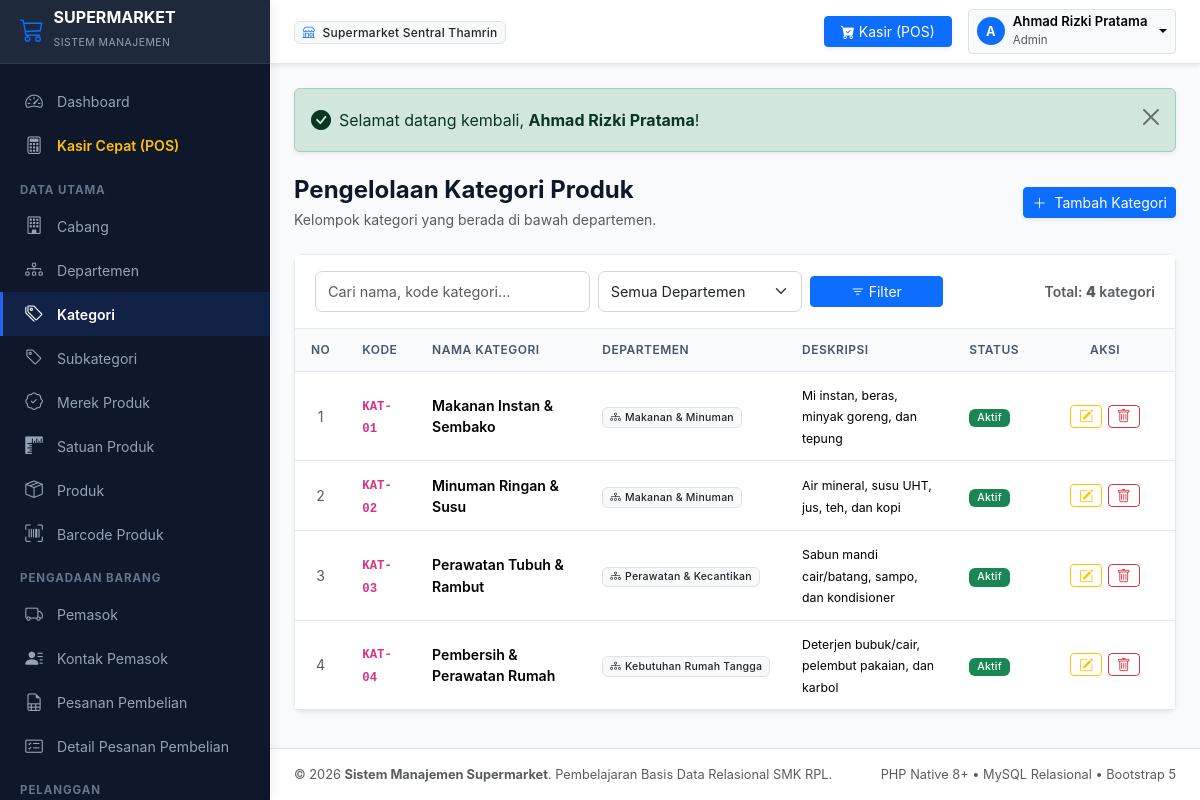
Screenshot of /modules/kategori/index.php (signed in) with the database file from the repository.
### tables this page shows
CREATE TABLE `kategori` (
    `id_kategori` INT AUTO_INCREMENT PRIMARY KEY,
    `id_departemen` INT NOT NULL,
    `kode_kategori` VARCHAR(20) NOT NULL UNIQUE,
    `nama_kategori` VARCHAR(100) NOT NULL,
    `deskripsi` TEXT DEFAULT NULL,
    `status` ENUM('aktif', 'nonaktif') NOT NULL DEFAULT 'aktif',
    INDEX `idx_kategori_departemen` (`id_departemen`),
    CONSTRAINT `fk_kategori_departemen` FOREIGN KEY (`id_departemen`) 
        REFERENCES `departemen` (`id_departemen`) ON UPDATE CASCADE ON DELETE RESTRICT
);

CREATE TABLE `departemen` (
    `id_departemen` INT AUTO_INCREMENT PRIMARY KEY,
    `kode_departemen` VARCHAR(20) NOT NULL UNIQUE,
    `nama_departemen` VARCHAR(100) NOT NULL,
    `deskripsi` TEXT DEFAULT NULL,
    `status` ENUM('aktif', 'nonaktif') NOT NULL DEFAULT 'aktif',
    INDEX `idx_departemen_status` (`status`)
);

### modules/kategori/index.php (the view, shortened to what this page needs)
<?php
require_once __DIR__ . '/../../includes/header.php';
$cari = trim($_GET['cari'] ?? '');
$halaman_aktif = (int)($_GET['halaman'] ?? 1);
$limit = 10;
$sqlCount = "
    SELECT COUNT(*)
    FROM kategori k
    INNER JOIN departemen d ON k.id_departemen = d.id_departemen
    WHERE 1=1
";
$params = [];
$stmt = $pdo->prepare($sqlCount);
$stmt->execute($params);
$total_data = (int)$stmt->fetchColumn();
$paginasi = hitung_pagination($total_data, $limit, $halaman_aktif);
$sqlData = "
    SELECT
        k.*,
        d.nama_departemen
    FROM kategori k
    INNER JOIN departemen d ON k.id_departemen = d.id_departemen
    WHERE 1=1
";
$sqlData .= " ORDER BY k.id_kategori ASC LIMIT {$paginasi['limit']} OFFSET {$paginasi['offset']}";
$stmt = $pdo->prepare($sqlData);
$stmt->execute($params);
$daftar_kategori = $stmt->fetchAll();
?>
<div class="d-flex flex-column flex-md-row justify-content-between align-items-md-center gap-3 mb-4">
    <div>
        <h4 class="fw-bold mb-1">Pengelolaan Kategori Produk</h4>
        <p class="text-muted small mb-0">Kelompok kategori yang berada di bawah departemen.</p>
    </div>
    <div>
        <a href="<?= base_url('modules/kategori/tambah.php') ?>" class="btn btn-primary btn-sm shadow-sm">
            <i class="bi bi-plus-lg me-1"></i> Tambah Kategori
        </a>
    </div>
</div>
<div class="card shadow-sm">
    <div class="card-header bg-white py-3">
        <form method="GET" action="" class="row g-2 align-items-center">
            <div class="col-sm-6 col-md-4">
                <input type="text" name="cari" class="form-control form-control-sm" placeholder="Cari nama, kode kategori..." value="<?= escape($cari) ?>">
            </div>
            <div class="col-sm-4 col-md-3">
                <select name="id_departemen" class="form-select form-select-sm" onchange="this.form.submit()">
                    <option value="">Semua Departemen</option>
                </select>
            </div>
            <div class="col-sm-2 col-md-2">
                <button class="btn btn-primary btn-sm w-100" type="submit"><i class="bi bi-filter"></i> Filter</button>
            </div>
            <div class="col-md-3 text-md-end text-muted small">
                Total: <strong><?= $paginasi['total_data'] ?></strong> kategori
            </div>
        </form>
    </div>
    <div class="table-responsive">
        <table class="table table-hover align-middle">
            <thead>
                <tr>
                    <th style="width: 50px;" class="text-center">No</th>
                    <th>Kode</th>
                    <th>Nama Kategori</th>
                    <th>Departemen</th>
                    <th>Deskripsi</th>
                    <th>Status</th>
                    <th class="text-center" style="width: 140px;">Aksi</th>
                </tr>
            </thead>
            <tbody>
                <?php if (empty($daftar_kategori)): ?>
                    <tr>
                        <td colspan="7" class="text-center py-4 text-muted">
                            <i class="bi bi-inbox fs-3 d-block mb-1"></i> Data kategori tidak ditemukan.
                        </td>
                    </tr>
                <?php else: ?>
                    <?php $no = $paginasi['dari']; foreach ($daftar_kategori as $row): ?>
                        <tr>
                            <td class="text-center text-muted"><?= $no++ ?></td>
                            <td class="fw-semibold"><code><?= escape($row['kode_kategori']) ?></code></td>
                            <td class="fw-semibold"><?= escape($row['nama_kategori']) ?></td>
                            <td><span class="badge bg-light text-dark border"><i class="bi bi-diagram-3 me-1"></i><?= escape($row['nama_departemen']) ?></span></td>
                            <td><small><?= escape($row['deskripsi'] ?? '-') ?></small></td>
                            <td><?= badge_status($row['status']) ?></td>
                            <td class="text-center">
                                <div class="btn-action-group">
                                    <a href="<?= base_url('modules/kategori/edit.php?id=' . $row['id_kategori']) ?>" class="btn btn-outline-warning btn-sm py-0 px-2" title="Ubah Data">
                                        <i class="bi bi-pencil-square"></i>
                                    </a>
                                    <button type="button" class="btn btn-outline-danger btn-sm py-0 px-2" data-bs-toggle="modal" data-bs-target="#modalKonfirmasiHapus" data-url="<?= base_url('modules/kategori/hapus.php?id=' . $row['id_kategori']) ?>" data-nama="<?= escape($row['nama_kategori']) ?>" title="Hapus Kategori">
                                        <i class="bi bi-trash"></i>
                                    </button>
                                </div>
                            </td>
                        </tr>
                    <?php endforeach; ?>
                <?php endif; ?>
            </tbody>
        </table>
    </div>
</div>
<?php require_once __DIR__ . '/../../includes/footer.php'; ?>

### includes/fungsi.php (shortened to what this page needs)
<?php
function base_url($path = '') {
    $scriptName = str_replace('\\', '/', $_SERVER['SCRIPT_NAME'] ?? '');
    $parts = explode('/', trim($scriptName, '/'));
    $rootFolder = $parts[0] ?? '';
    $protocol = (!empty($_SERVER['HTTPS']) && $_SERVER['HTTPS'] !== 'off') ? 'https' : 'http';
    $host = $_SERVER['HTTP_HOST'] ?? 'localhost';
    $base = $protocol . '://' . $host . '/' . $rootFolder;
    if ($path !== '') {
        return rtrim($base, '/') . '/' . ltrim($path, '/');
    }
    return rtrim($base, '/');
}
function escape($string) {
    return htmlspecialchars((string)$string, ENT_QUOTES, 'UTF-8');
}
function badge_status($status) {
    $status_str = strtolower(trim((string)$status));
    $badge_class = 'bg-secondary';
    $label = ucfirst($status);
    switch ($status_str) {
        case 'aktif':
        case 'lunas':
        case 'diterima':
        case 'berhasil':
        case 'utama':
        case 'ya':
            $badge_class = 'bg-success';
            $label = ($status_str === 'ya') ? 'Ya' : ucfirst($status_str);
            break;
    }
    return "<span class=\"badge {$badge_class} px-2 py-1\">" . escape($label) . "</span>";
}
function flash_display() {
    if (isset($_SESSION['flash'])) {
        $tipe = $_SESSION['flash']['tipe'];
        $pesan = $_SESSION['flash']['pesan'];
        $icon = match($tipe) {
            'success' => 'bi-check-circle-fill',
            'danger' => 'bi-exclamation-triangle-fill',
            'warning' => 'bi-exclamation-circle-fill',
            default => 'bi-info-circle-fill'
        };
        echo "
        <div class=\"alert alert-{$tipe} alert-dismissible fade show d-flex align-items-center mb-4 shadow-sm\" role=\"alert\">
            <i class=\"bi {$icon} me-2 fs-5\"></i>
            <div class=\"flex-grow-1\">{$pesan}</div>
            <button type=\"button\" class=\"btn-close\" data-bs-dismiss=\"alert\" aria-label=\"Close\"></button>
        </div>";
    }
}
function hitung_pagination($total_data, $limit = 10, $halaman_aktif = 1) {
    $total_data = max(0, (int)$total_data);
    $limit = max(1, (int)$limit);
    $total_halaman = max(1, (int)ceil($total_data / $limit));
    $halaman_aktif = max(1, min((int)$halaman_aktif, $total_halaman));
    $offset = ($halaman_aktif - 1) * $limit;
    $dari = $total_data > 0 ? $offset + 1 : 0;
    $sampai = min($offset + $limit, $total_data);
    return [
        'total_data' => $total_data,
        'limit' => $limit,
        'halaman_aktif' => $halaman_aktif,
        'total_halaman' => $total_halaman,
        'offset' => $offset,
        'dari' => $dari,
        'sampai' => $sampai
    ];
}

### assets/css/style.css (style rules this page uses)
:root { --primary-color: #2563eb; --primary-hover: #1d4ed8; --secondary-color: #475569; --sidebar-bg: #0f172a; --sidebar-header: #1e293b; --sidebar-color: #94a3b8; --sidebar-hover: #ffffff; --sidebar-active-bg: #2563eb; --body-bg: #f8fafc; --card-bg: #ffffff; --border-color: #e2e8f0; --text-primary: #0f172a; --text-secondary: #64748b; --sidebar-width: 270px; --header-height: 64px; }
body { font-family: -apple-system, BlinkMacSystemFont, "Segoe UI", Roboto, "Helvetica Neue", Arial, sans-serif; background-color: var(--body-bg); color: var(--text-primary); min-height: 100vh; overflow-x: hidden; }
.card { border: 1px solid var(--border-color); border-radius: 0.6rem; box-shadow: 0 1px 3px rgba(0, 0, 0, 0.04); background-color: #ffffff; }
.card-header { background-color: #ffffff; border-bottom: 1px solid var(--border-color); padding: 1rem 1.25rem; font-weight: 600; }
.table { margin-bottom: 0; font-size: 0.88rem; vertical-align: middle; }
.table thead th { background-color: #f8fafc; color: #475569; font-weight: 600; text-transform: uppercase; font-size: 0.75rem; letter-spacing: 0.04em; border-bottom: 1px solid var(--border-color); white-space: nowrap; padding: 0.75rem 1rem; }
.table tbody td { padding: 0.75rem 1rem; border-bottom: 1px solid var(--border-color); }
.badge { font-weight: 500; letter-spacing: 0.02em; }
.form-control, .form-select { border-color: #cbd5e1; font-size: 0.9rem; border-radius: 0.45rem; padding: 0.55rem 0.75rem; }
.btn-action-group { display: inline-flex; gap: 0.35rem; }

### rows the page displays
kategori: kode_kategori "KAT-01", nama_kategori "Makanan Instan & Sembako", id_departemen.nama_departemen "Makanan & Minuman", deskripsi "Mi instan, beras, minyak goreng, dan tepung", status "Aktif"
kategori: kode_kategori "KAT-02", nama_kategori "Minuman Ringan & Susu", id_departemen.nama_departemen "Makanan & Minuman", deskripsi "Air mineral, susu UHT, jus, teh, dan kopi", status "Aktif"
kategori: kode_kategori "KAT-03", nama_kategori "Perawatan Tubuh & Rambut", id_departemen.nama_departemen "Perawatan & Kecantikan", deskripsi "Sabun mandi cair/batang, sampo, dan kondisioner", status "Aktif"
kategori: kode_kategori "KAT-04", nama_kategori "Pembersih & Perawatan Rumah", id_departemen.nama_departemen "Kebutuhan Rumah Tangga", deskripsi "Deterjen bubuk/cair, pelembut pakaian, dan karbol", status "Aktif"

### other values shown
$user_aktif['nama_cabang'] "Supermarket Sentral Thamrin"
substr($user_aktif['nama_karyawan'], 0, 1) "A"
$user_aktif['nama_karyawan'] "Ahmad Rizki Pratama"
$user_aktif['peran'] "Admin"
$pesan "Selamat datang kembali, Ahmad Rizki Pratama !"
$paginasi['total_data'] "4"
